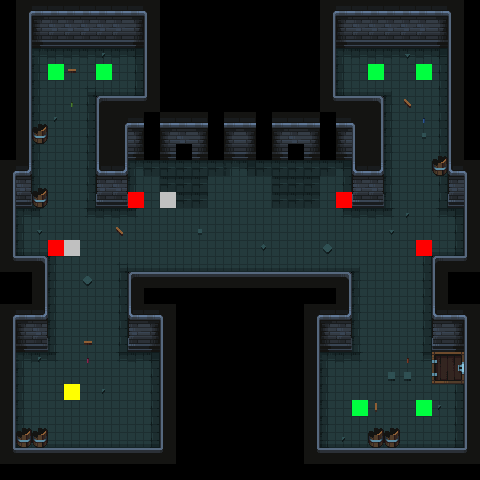

Rendered tile map (Tiled .tmx) drawn with the repository's tilesets; below, a short description and the map source with its tile grids summarised:
An orthogonal 30x30 tile map with 16x16 px tiles, 12 tile layers (floor, floor_props, pillars, back_props_des, ...), 2 hidden layers not drawn, 3 tilesets.

<map version="1.10" tiledversion="1.11.0" orientation="orthogonal" renderorder="right-down" width="30" height="30" tilewidth="16" tileheight="16" infinite="0" nextlayerid="17" nextobjectid="1">
 <editorsettings>
  <export target="room_2/dung_room_2.csv" format="csv" />
 </editorsettings>
 <tileset firstgid="1" source="../../graphics/underworld/Environment/Dungeon Prison/Tiled/dungeontiles.tsx" />
 <tileset firstgid="626" source="../../graphics/underworld/Environment/Dungeon Prison/Tiled/dungeonprops.tsx" />
 <tileset firstgid="1251" source="../universal/spawns.tsx" />
 <layer id="1" name="floor" width="30" height="30">
  <data>[900 cells, 406 non-empty, 18 distinct tile ids]</data>
 </layer>
 <layer id="14" name="floor_props" width="30" height="30">
  <data>[900 cells, 22 non-empty, 9 distinct tile ids]</data>
 </layer>
 <layer id="16" name="invis_walls" width="30" height="30" visible="0">
  <data>[900 cells, 18 non-empty, 5 distinct tile ids]</data>
 </layer>
 <layer id="3" name="pillars" width="30" height="30">
  <data>[900 cells, 260 non-empty, 24 distinct tile ids]</data>
 </layer>
 <layer id="2" name="lights" width="30" height="30" visible="0">
  <data>[900 cells, 40 non-empty, 20 distinct tile ids]</data>
 </layer>
 <layer id="15" name="back_props_des" width="30" height="30">
  <data>[900 cells, 7 non-empty, 1 distinct tile ids]</data>
 </layer>
 <layer id="6" name="back_props_1" width="30" height="30">
  <data>[900 cells, 7 non-empty, 1 distinct tile ids]</data>
 </layer>
 <layer id="8" name="back_props_2" width="30" height="30">
  <data>[900 cells, 7 non-empty, 1 distinct tile ids]</data>
 </layer>
 <layer id="7" name="interact" width="30" height="30">
  <data>[900 cells, 4 non-empty, 4 distinct tile ids]</data>
 </layer>
 <layer id="9" name="player" width="30" height="30">
  <data>[900 cells, 1 non-empty, 1 distinct tile ids]</data>
 </layer>
 <layer id="10" name="mob" width="30" height="30">
  <data>[900 cells, 8 non-empty, 2 distinct tile ids]</data>
 </layer>
 <layer id="11" name="constraints" width="30" height="30">
  <data>[900 cells, 4 non-empty, 1 distinct tile ids]</data>
 </layer>
 <layer id="12" name="exit_1" width="30" height="30">
  <properties>
   <property name="target" value="dung_room_2" />
  </properties>
  <data>[900 cells, 4 non-empty, 4 distinct tile ids]</data>
 </layer>
 <layer id="13" name="exit_2" width="30" height="30">
  <data>[900 cells, 4 non-empty, 4 distinct tile ids]</data>
 </layer>
</map>
